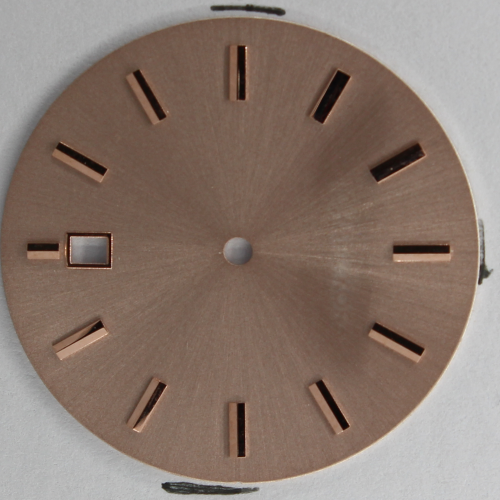
#> input picture combined_test/template.png, 1000 x 1000 px (shown at 1/2 size)
$ python feat_comparison.py   (Python 2 division)
#> lines starting #> are read from the running program, lines starting #| are printed output that depends on the picture; after the words box and inside, x2 and y2 are one past the last pixel; in counts of white or black regions, pixels touching at a corner belong together
import numpy as np
import cv2
import os
import matplotlib.pyplot as plt
from skimage import measure
from skimage import io
from skimage.filters import threshold_mean, gaussian
from skimage.util import img_as_ubyte
from skimage.color import gray2rgb, rgb2gray, rgb2lab
import matplotlib.patches as mpatches


def import_rois(path):
#> called with path = 'template.txt'
    with open(path,"r") as readfile:
#> (reads combined_test/previous_imgs/template.txt from the repository)
            dig = []; gen = []; back = [];
            for line in readfile.readlines():
                lit = line.replace("\n","").split(",")
                vals = [int(n) for n in lit[:-1]]
                if lit[-1] == "digit_roi":
                    dig.append(vals)
                elif lit[-1] == "general_roi":
                    gen.append(vals)
                elif lit[-1] == "background":
                    back.append(vals)
#> further down, im1 is the input picture: shape (1000, 1000, 3); mean B, G, R 111, 120.9, 138.1
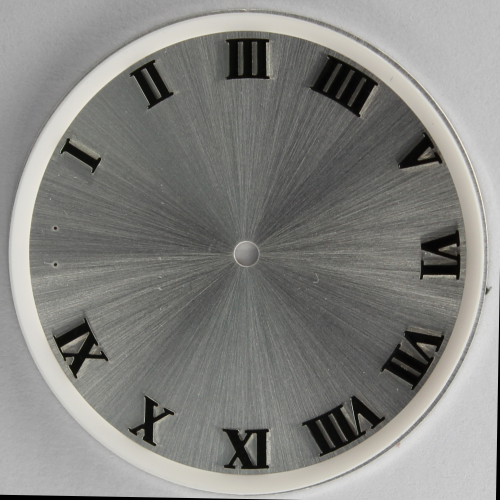
#> input picture combined_test/previous_imgs/comparison.png, 1000 x 1000 px, found by its file name (shown at 1/2 size)
#> further down, im2 is the input picture: shape (1000, 1000, 3); mean B, G, R 129, 132.2, 132.5
    return dig, gen, back

def convert_contours(contours, min_area):
        converted = []
        # mask = np.zeros_like(toral)
        for n, contour in enumerate(contours):
            # append contour with empty dimension for cv2 compatibility
            c_conv = np.expand_dims(np.fliplr(contour), axis=1).astype(np.int32)
            if cv2.contourArea(c_conv) > min_area:
                converted.append(c_conv)
        return converted

def get_contours(sub_roi, contour_level=0.1, min_area_fraction=0.07, show_drawing=False):
    roi_area = sub_roi.shape[0]*sub_roi.shape[1]
    min_area = min_area_fraction*roi_area
    pic = rgb2gray(sub_roi.copy())
    contours = measure.find_contours(pic, contour_level)
    cv_cnts = convert_contours(contours, min_area)
    if len(cv_cnts) == 0 and contour_level < 1.0:
        # print "recursive search of better contour level started"
        contour_level += 0.1
        cv_cnts = get_contours(sub_roi, contour_level, min_area, show_drawing=False)
    elif len(cv_cnts) == 0 and contour_level >= 1.0:
        print "could not find any suitable contours at any level"
        return None
    if show_drawing:
        fig, ax = plt.subplots()
        ax.imshow(pic, interpolation='nearest', cmap=plt.cm.gray)
        for n, contour in enumerate(contours):
            ax.plot(contour[:, 1], contour[:, 0], linewidth=2)
        ax.axis('image')
        ax.set_xticks([])
        ax.set_yticks([])
    return cv_cnts

def show_contour_props(cnt):
    area = cv2.contourArea(cnt)
    x,y,w,h = cv2.boundingRect(cnt)
    (x,y),(MA,ma),angle = cv2.fitEllipse(cnt)
    aspect_ratio = float(MA)/ma
    hull = cv2.convexHull(cnt)
    hull_area = cv2.contourArea(hull)
    solidity = float(area)/hull_area
    return [area, aspect_ratio, angle, solidity]

def cycle_over_contour_props(image, roi_list, draw_mode=True):
#> called with draw_mode = True
    img = image.copy()
    all_props = []
    for r in roi_list:
        x2,y2,x1,y1 = r
        sub_roi = img[y1:y2,x1:x2]
        cnts = get_contours(sub_roi)
        if cnts is not None:
            props = [show_contour_props(c) for c in cnts]
            largest_prop = max(props, key=lambda x: x[0])
            # print "number of large contours found:", len(props)
            # print "area:{}, aspect ratio:{}, angle:{}, solidity: {}".format(*largest_prop)
            all_props.append(largest_prop)
            if draw_mode:
                _ = [cv2.drawContours(sub_roi,c,-1,(0,255,0),3) for c in cnts]
        else:
            all_props.append([None,None,None,None])
#> this loop made 11 passes
#> pass 1, in get_contours, `pic = rgb2gray(sub_roi.copy())`:
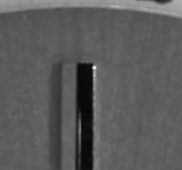
#> pic: shape (170, 182) float64; min 0.03, max 0.914, mean 0.358
#> after the loop:
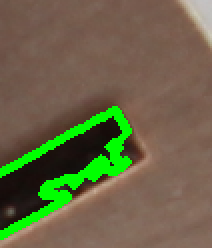
#> sub_roi: shape (124, 106, 3) (shown 2 times larger); mean B, G, R 70.2, 101.5, 105.1
#> after the loop, all_props = 11 items
    if draw_mode:
        plt.imshow(img)
    return all_props

def change_fraction(x,y):
    return ((float(x)-y)/x)

def compare_contour_props(img1,img2,roi_list, draw_mode=False):
    print "running contour comparison..."
    cp1 = cycle_over_contour_props(img1,roi_list)
#> cp1 = 11 items
    cp2 = cycle_over_contour_props(img2,roi_list)
#> call 2 of cycle_over_contour_props, with draw_mode = True
#> the loop in cycle_over_contour_props (call 2), `for r in roi_list:` made 11 passes
#> pass 1, in cycle_over_contour_props (call 2), `sub_roi = img[y1:y2,x1:x2]`:
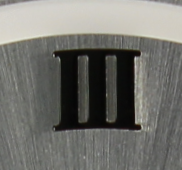
#> sub_roi: shape (170, 182, 3); mean B, G, R 108.8, 113.7, 114.1
#> after the loop in cycle_over_contour_props (call 2), `for r in roi_list:`:
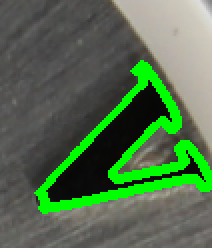
#> sub_roi: shape (124, 106, 3) (shown 2 times larger); mean B, G, R 77.3, 110.5, 82.8
#> cp2 = 11 items
    sol1 = [i[3] for i in cp1]
#> sol1 = 11 items
    sol2 = [i[3] for i in cp2]
#> sol2 = 11 items
    arat1 = [i[1] for i in cp1]
#> arat1 = 11 items
    arat2 = [i[1] for i in cp2]
#> arat2 = 11 items
    clone = img2.copy()
    for i in range(len(roi_list)):
        x2,y2,x1,y1 = roi_list[i]
        if None in cp1[i]:
            print "product defect or failed contour detection found"
            # cv2.rectangle(img2, (x1,y1), (x2,y2), (0,0,255), 2)
        elif None in cp2[i]:
            print "product defect or failed contour detection found"
            cv2.rectangle(clone, (x1,y1), (x2,y2), (255,0,0), 2)
        elif change_fraction(sol1[i], sol2[i]) > 0.2 and change_fraction(arat1[i], arat2[i]) > 0.2:
            print "sol1, sol2, arat1, arat2", sol1[i], sol2[i], arat1[i], arat2[i]
            print "large disparity found - solidity {} or aspect ratio {}".format(change_fraction(sol1[i], sol2[i]), change_fraction(arat1[i], arat2[i]))
            cv2.rectangle(clone, (x1,y1), (x2,y2), (255,0,0), 2)
        else:
            "print all good"
            cv2.rectangle(clone, (x1,y1), (x2,y2), (0,255,0), 2)
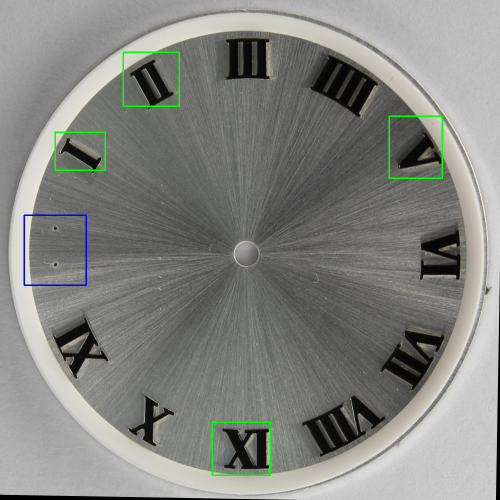
#> clone: shape (1000, 1000, 3) (shown at 1/2 size); 0.67% of pixels changed, all inside (x1, y1, x2, y2) = (47, 103, 886, 952)
    if draw_mode:
        print "plotting..."
        plt.axis("off")
        plt.imshow(clone)
    return clone

def compute_thresholds(input_img,background_rois):
    threshes = []
    for i in range(0, len(background_rois)):
        x2,y2,x1,y1 = background_rois[i]
        thresh = np.mean(input_img[y1:y2,x1:x2])
        threshes.append(thresh)
    thresh_max = max(threshes)
    thresh_min = min(threshes)
    return thresh_max, thresh_min

def thresh_roi(img, bbox, tmax, tmin):
    x2,y2,x1,y1 = bbox
    roi = img[y1:y2,x1:x2]
    roi[roi>1.15*tmax]=255
    roi[roi<0.85*tmin]=0
    return roi

def compare_intensity(img1,img2,roi_list, background_rois):
    gray1 = cv2.cvtColor(img1, cv2.COLOR_BGR2GRAY)
    gray2 = cv2.cvtColor(img2, cv2.COLOR_BGR2GRAY)
    print "running intensity comparison..."
    tmax, tmin = compute_thresholds(gray1, background_rois)
    differences = []
    for i in range(len(roi_list)):
        x2,y2,x1,y1 = roi_list[i]
        sub_roi1 = thresh_roi(gray1,roi_list[i],tmax,tmin)
        sub_roi2 = thresh_roi(gray2,roi_list[i],tmax,tmin)
        good_value = np.mean(sub_roi1)
        suspect_value = np.mean(sub_roi2)
        difference = change_fraction(good_value, suspect_value)
        differences.append(difference)
        if difference > 0.15:
            print "found significant difference"
            cv2.rectangle(gray2, (x1,y1), (x2, y2), 0, 2)
        else:
            cv2.rectangle(gray2, (x1,y1), (x2, y2), 255, 2)
    print "avg difference: ", sum(differences)/len(differences)
    return gray2


if __name__ == "__main__":
    dig, gen, back = import_rois("template.txt")
    im1 = cv2.imread("template.png")
    im2 = cv2.imread("comparison.png")
    compare_contour_props(im1, im2, gen, True)
    plt.show()
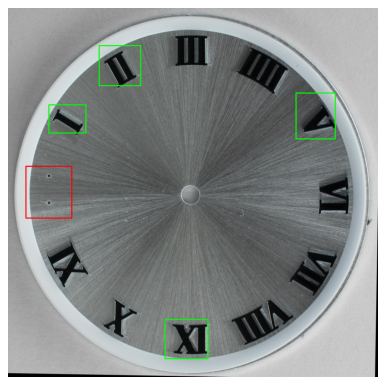
#> figure drawn by matplotlib, 1 panel; B, G, R data is drawn as R, G, B
